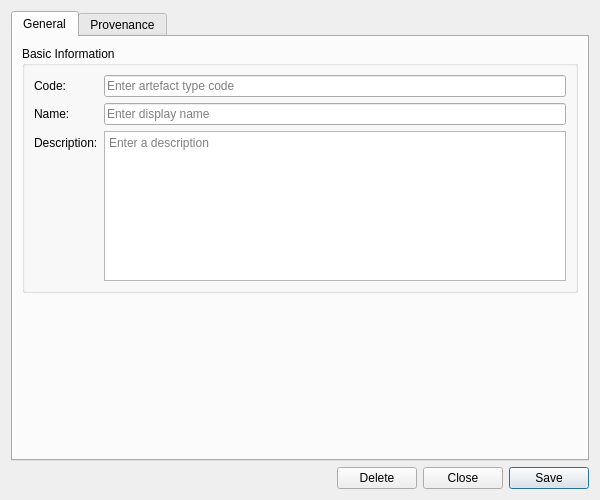
<?xml version="1.0" encoding="UTF-8"?>
<ui version="4.0">
 <class>ArtefactTypeDetailDialog</class>
 <widget class="QWidget" name="ArtefactTypeDetailDialog">
  <property name="geometry">
   <rect>
    <x>0</x>
    <y>0</y>
    <width>600</width>
    <height>500</height>
   </rect>
  </property>
  <property name="sizePolicy">
   <sizepolicy hsizetype="Preferred" vsizetype="Preferred">
    <horstretch>0</horstretch>
    <verstretch>0</verstretch>
   </sizepolicy>
  </property>
  <property name="minimumSize">
   <size>
    <width>600</width>
    <height>500</height>
   </size>
  </property>
  <property name="windowTitle">
   <string>Artefact Type Details</string>
  </property>
  <layout class="QVBoxLayout" name="verticalLayout">
   <item>
    <widget class="QTabWidget" name="tabWidget">
     <property name="currentIndex"><number>0</number></property>
     <widget class="QWidget" name="generalTab">
      <attribute name="title"><string>General</string></attribute>
      <layout class="QVBoxLayout" name="generalLayout">
       <item>
        <widget class="QGroupBox" name="basicInfoGroup">
         <property name="title">
          <string>Basic Information</string>
         </property>
         <layout class="QFormLayout" name="formLayout">
          <item row="0" column="0">
           <widget class="QLabel" name="labelCode">
            <property name="text">
             <string>Code:</string>
            </property>
           </widget>
          </item>
          <item row="0" column="1">
           <widget class="QLineEdit" name="codeEdit">
            <property name="placeholderText">
             <string>Enter artefact type code</string>
            </property>
            <property name="readOnly">
             <bool>true</bool>
            </property>
           </widget>
          </item>
          <item row="1" column="0">
           <widget class="QLabel" name="labelName">
            <property name="text">
             <string>Name:</string>
            </property>
           </widget>
          </item>
          <item row="1" column="1">
           <widget class="QLineEdit" name="nameEdit">
            <property name="placeholderText">
             <string>Enter display name</string>
            </property>
           </widget>
          </item>
          <item row="2" column="0">
           <widget class="QLabel" name="labelDescription">
            <property name="text">
             <string>Description:</string>
            </property>
           </widget>
          </item>
          <item row="2" column="1">
           <widget class="QPlainTextEdit" name="descriptionEdit">
            <property name="minimumSize">
             <size>
              <width>0</width>
              <height>80</height>
             </size>
            </property>
            <property name="maximumSize">
             <size>
              <width>16777215</width>
              <height>150</height>
             </size>
            </property>
            <property name="placeholderText">
             <string>Enter a description</string>
            </property>
           </widget>
          </item>
         </layout>
        </widget>
       </item>
       <item>
        <spacer name="verticalSpacer">
         <property name="orientation">
          <enum>Qt::Vertical</enum>
         </property>
         <property name="sizeHint" stdset="0">
          <size>
           <width>20</width>
           <height>40</height>
          </size>
         </property>
        </spacer>
       </item>
      </layout>
     </widget>
     <widget class="QWidget" name="provenanceTab">
      <attribute name="title"><string>Provenance</string></attribute>
      <layout class="QVBoxLayout" name="provenanceTabLayout">
       <item>
        <widget class="ores::qt::ProvenanceWidget" name="provenanceWidget" native="true"/>
       </item>
      </layout>
     </widget>
    </widget>
   </item>
   <item>
    <layout class="QHBoxLayout" name="buttonLayout">
     <item>
      <spacer name="horizontalSpacer">
       <property name="orientation">
        <enum>Qt::Horizontal</enum>
       </property>
       <property name="sizeHint" stdset="0">
        <size>
         <width>40</width>
         <height>20</height>
        </size>
       </property>
      </spacer>
     </item>
     <item>
      <widget class="QPushButton" name="deleteButton">
       <property name="text">
        <string>Delete</string>
       </property>
      </widget>
     </item>
     <item>
      <widget class="QPushButton" name="closeButton">
       <property name="text">
        <string>Close</string>
       </property>
      </widget>
     </item>
     <item>
      <widget class="QPushButton" name="saveButton">
       <property name="text">
        <string>Save</string>
       </property>
       <property name="default">
        <bool>true</bool>
       </property>
      </widget>
     </item>
    </layout>
   </item>
  </layout>
 </widget>
 <customwidgets>
  <customwidget>
   <class>ores::qt::ProvenanceWidget</class>
   <extends>QWidget</extends>
   <header>ores.qt/ProvenanceWidget.hpp</header>
  </customwidget>
 </customwidgets>
 <resources/>
 <connections/>
</ui>
